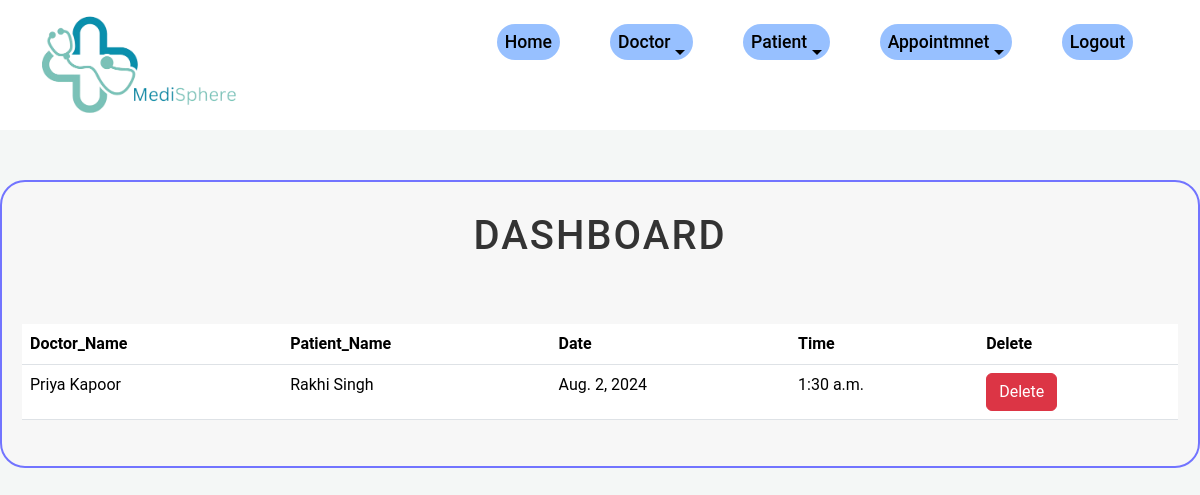
The page /view_appointment/ (signed in) on the database its author committed.
### Hospital/models.py (models this page shows, shortened)
class Appointment(models.Model):
    doctor = models.ForeignKey(Doctor,on_delete=models.CASCADE)
    patient = models.ForeignKey(Patient,on_delete=models.CASCADE)
    date1 = models.DateField()
    time1= models.TimeField()

class Doctor(models.Model):
    name = models.CharField(max_length=40)
    department = models.CharField(max_length=40)
    mobile = models.IntegerField()
    def __str__(self):
        return self.name

class Patient(models.Model):
    name = models.CharField(max_length=100)
    gender = models.CharField(max_length=12)
    age = models.IntegerField()
    reason = models.CharField(max_length=700, default="Unknown")
    mobile = models.IntegerField(null=True)
    admission = models.DateField(default=timezone.now)
    discharge = models.DateField(default=timezone.now)
    docname = models.CharField(max_length=100, default="Unknown Doctor")
    prescription = models.CharField(max_length=700, default="No prescription")
    bill = models.FloatField(default=0.0)
    def __str__(self):
        return self.name

### Hospital/views.py (the view)
# urls.py: path("view_appointment/", View_Appointment, name="view_appointment"),
def View_Appointment(request):
        if not request.user.is_staff:
            return redirect('login')
        app = Appointment.objects.all()
        d = {'app' :app}
        return render(request,'view_appointment.html',d)

### Hospital/templates/view_appointment.html
{% extends "navigationbar.html" %}
{% load static %}
{% block body %}
<head>
    <link rel="stylesheet" href="{% static 'css/view_patient.css' %}">
</head>
<div class="container-view_patient" style="margin-top: 50px;">
    <h2 class="text-center"> Dashboard</h2>
<br>
<table class="table table-hover" id="example"  style="width:100%">
    <thead>
        <tr>
            <th>Doctor_Name</th>
            <th>Patient_Name</th>
            <th>Date</th>
            <th>Time</th>
            <th>Delete</th>
        </tr>
    </thead>
    <tbody>
    {% for i in app %}
    <tr>
        <td>{{i.doctor}}</td>
        <td>{{i.patient}}</td>
        <td>{{i.date1}}</td>
        <td>{{i.time1}}</td>
        <td><a href=" {% url 'delete_appointment' i.id %}" onclick="return confirm('Delete Record ? ')"   class="btn btn-danger">Delete</a></td>
    </tr>
    {% endfor %}
    </tbody>
</table>
</div>
{% endblock %}

### Hospital/static/css/style.css (style rules this page uses)
h2.text-center { margin-bottom: 40px; font-size: 2.5rem; color: #333; text-transform: uppercase; letter-spacing: 2px; }
body { font-family: 'Roboto', sans-serif; background-color: #f4f7f6; color: #333; margin: 0; padding: 0; }

### Hospital/static/css/view_patient.css (style rules this page uses)
.container-view_patient { justify-content: center; align-items: center; background-color: #f7f7f7; border-radius: 25px; border:2px solid #7274ff; padding: 30px 20px; }

### rows shown on the page
Appointment: doctor "Priya Kapoor", patient "Rakhi Singh", date1 "Aug. 2, 2024", time1 "1:30 a.m."
